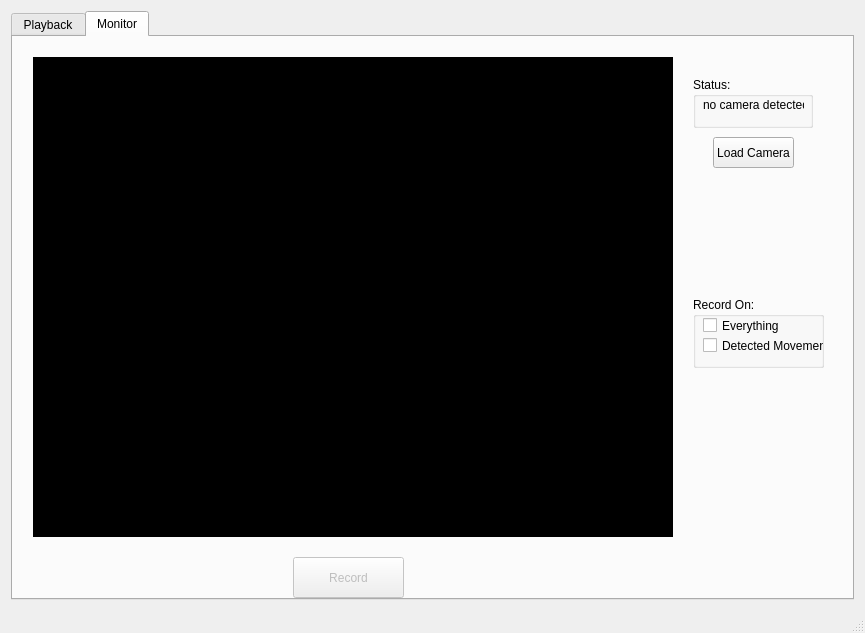
<?xml version="1.0" encoding="UTF-8"?>
<ui version="4.0">
 <class>firstprogram</class>
 <widget class="QMainWindow" name="firstprogram">
  <property name="geometry">
   <rect>
    <x>0</x>
    <y>0</y>
    <width>865</width>
    <height>633</height>
   </rect>
  </property>
  <property name="minimumSize">
   <size>
    <width>865</width>
    <height>633</height>
   </size>
  </property>
  <property name="maximumSize">
   <size>
    <width>865</width>
    <height>633</height>
   </size>
  </property>
  <property name="windowTitle">
   <string>MotionCam</string>
  </property>
  <widget class="QWidget" name="centralWidget">
   <layout class="QVBoxLayout" name="verticalLayout">
    <item>
     <widget class="QTabWidget" name="tabWidget">
      <property name="currentIndex">
       <number>1</number>
      </property>
      <widget class="QWidget" name="playback_tab">
       <property name="inputMethodHints">
        <set>Qt::ImhNone</set>
       </property>
       <attribute name="title">
        <string>Playback</string>
       </attribute>
       <widget class="QPushButton" name="load_button">
        <property name="geometry">
         <rect>
          <x>710</x>
          <y>60</y>
          <width>81</width>
          <height>31</height>
         </rect>
        </property>
        <property name="text">
         <string>Load Video</string>
        </property>
       </widget>
       <widget class="QLabel" name="display_image">
        <property name="geometry">
         <rect>
          <x>30</x>
          <y>20</y>
          <width>640</width>
          <height>480</height>
         </rect>
        </property>
        <property name="maximumSize">
         <size>
          <width>640</width>
          <height>480</height>
         </size>
        </property>
        <property name="autoFillBackground">
         <bool>false</bool>
        </property>
        <property name="styleSheet">
         <string notr="true">Background-color: #000;</string>
        </property>
        <property name="text">
         <string>Image</string>
        </property>
       </widget>
       <widget class="QPushButton" name="play_pause_button">
        <property name="enabled">
         <bool>false</bool>
        </property>
        <property name="geometry">
         <rect>
          <x>710</x>
          <y>110</y>
          <width>81</width>
          <height>31</height>
         </rect>
        </property>
        <property name="text">
         <string>Play</string>
        </property>
       </widget>
       <widget class="QPushButton" name="stop_button">
        <property name="enabled">
         <bool>false</bool>
        </property>
        <property name="geometry">
         <rect>
          <x>710</x>
          <y>160</y>
          <width>81</width>
          <height>31</height>
         </rect>
        </property>
        <property name="text">
         <string>Stop</string>
        </property>
       </widget>
       <widget class="QSlider" name="playbackslider">
        <property name="enabled">
         <bool>false</bool>
        </property>
        <property name="geometry">
         <rect>
          <x>30</x>
          <y>510</y>
          <width>641</width>
          <height>22</height>
         </rect>
        </property>
        <property name="orientation">
         <enum>Qt::Horizontal</enum>
        </property>
       </widget>
       <widget class="QLabel" name="time_start_label">
        <property name="geometry">
         <rect>
          <x>30</x>
          <y>530</y>
          <width>46</width>
          <height>13</height>
         </rect>
        </property>
        <property name="text">
         <string>00:00:00</string>
        </property>
       </widget>
       <widget class="QLabel" name="time_end_label">
        <property name="geometry">
         <rect>
          <x>630</x>
          <y>530</y>
          <width>46</width>
          <height>13</height>
         </rect>
        </property>
        <property name="text">
         <string>00:00:00</string>
        </property>
       </widget>
      </widget>
      <widget class="QWidget" name="tab_2">
       <attribute name="title">
        <string>Monitor</string>
       </attribute>
       <widget class="QLabel" name="display_record">
        <property name="geometry">
         <rect>
          <x>20</x>
          <y>20</y>
          <width>640</width>
          <height>480</height>
         </rect>
        </property>
        <property name="maximumSize">
         <size>
          <width>640</width>
          <height>480</height>
         </size>
        </property>
        <property name="autoFillBackground">
         <bool>false</bool>
        </property>
        <property name="styleSheet">
         <string notr="true">Background-color: #000;</string>
        </property>
        <property name="text">
         <string>Image</string>
        </property>
       </widget>
       <widget class="QPushButton" name="stop_record_button">
        <property name="enabled">
         <bool>false</bool>
        </property>
        <property name="geometry">
         <rect>
          <x>280</x>
          <y>520</y>
          <width>111</width>
          <height>41</height>
         </rect>
        </property>
        <property name="text">
         <string>Record</string>
        </property>
       </widget>
       <widget class="QGroupBox" name="groupBox">
        <property name="geometry">
         <rect>
          <x>680</x>
          <y>260</y>
          <width>131</width>
          <height>71</height>
         </rect>
        </property>
        <property name="title">
         <string>Record On:</string>
        </property>
        <widget class="QCheckBox" name="movement_checkbox">
         <property name="geometry">
          <rect>
           <x>10</x>
           <y>40</y>
           <width>121</width>
           <height>17</height>
          </rect>
         </property>
         <property name="text">
          <string>Detected Movement</string>
         </property>
        </widget>
        <widget class="QCheckBox" name="everything_checkbox">
         <property name="geometry">
          <rect>
           <x>10</x>
           <y>20</y>
           <width>111</width>
           <height>17</height>
          </rect>
         </property>
         <property name="text">
          <string>Everything</string>
         </property>
        </widget>
       </widget>
       <widget class="QGroupBox" name="groupBox_2">
        <property name="geometry">
         <rect>
          <x>680</x>
          <y>40</y>
          <width>120</width>
          <height>51</height>
         </rect>
        </property>
        <property name="title">
         <string>Status:</string>
        </property>
        <widget class="QLabel" name="camstatus_label">
         <property name="geometry">
          <rect>
           <x>10</x>
           <y>20</y>
           <width>101</width>
           <height>16</height>
          </rect>
         </property>
         <property name="text">
          <string>no camera detected</string>
         </property>
        </widget>
       </widget>
       <widget class="QPushButton" name="loadcam_button">
        <property name="geometry">
         <rect>
          <x>700</x>
          <y>100</y>
          <width>81</width>
          <height>31</height>
         </rect>
        </property>
        <property name="text">
         <string>Load Camera</string>
        </property>
       </widget>
       <widget class="QLabel" name="record_label">
        <property name="geometry">
         <rect>
          <x>20</x>
          <y>560</y>
          <width>201</width>
          <height>16</height>
         </rect>
        </property>
        <property name="text">
         <string/>
        </property>
       </widget>
      </widget>
     </widget>
    </item>
   </layout>
  </widget>
  <widget class="QStatusBar" name="statusBar"/>
 </widget>
 <layoutdefault spacing="6" margin="11"/>
 <resources/>
 <connections/>
</ui>
